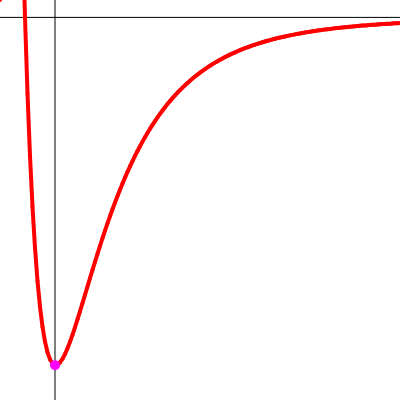
Frame 1 (no input)
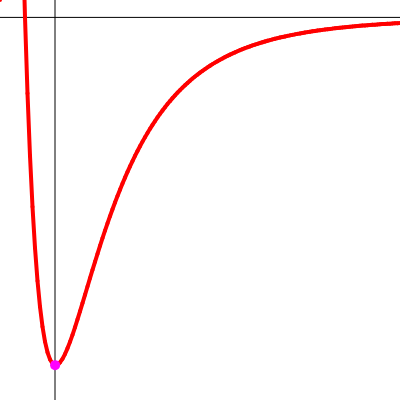
Frame 60 (no input)
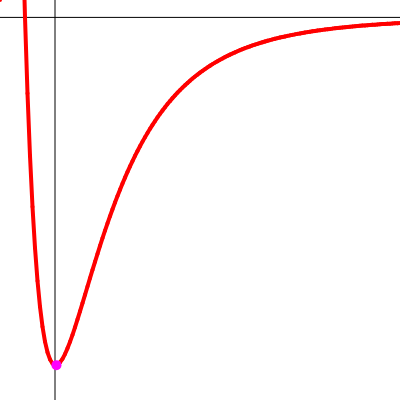
Frame 120 (the mouse pressed at the canvas centre since frame 60)

The p5.js sketch that drew these frames (run headless with seeded random() and noise() and a simulated clock; from frame 60 on, the mouse is pressed at the canvas centre):

// p5.js sketch
// ── sketch.js
let dt = 1e-2;
let p;
let whiteBoard;
let xr = 100;
let yr = 200;
let r0 = 0;
let v0 = 0;
let sigma = 1;
let e0 = 1;
let rmin = 0.9,rmax = 2.5;
let ymax= 0.05, ymin = -1.1, Emin = -1;

class Particle {
  constructor(x,d,m,E) {
    this.x = x;
    this.d = d;
    this.E = E;
    this.m = m;
    this.v = sqrt(2*(this.E-Emin)/m); 
  }

  update() {
    let f = LJf(this.x);
    this.v += f*dt;
    this.x += this.v*dt;
  }

  show() {
    fill(255,0,255);
    noStroke();
    let xp = map(this.x,rmin,rmax,0,400);
    let yp = map(this.E,ymax,ymin,0,400);
    circle(xp,yp,this.d);
  } 
}

function LJphi(x) {
  return 4*e0*pow(sigma/x,6)*(pow(sigma/x,6)-1.); 
}

function LJf(x) {
  return 24*e0*pow(sigma/x,6)*(2*pow(sigma/x,6)-1.)/x; 
}

function mudaEnergia() {
  p.E = map(Esl.value(),0,10,v0,-0.1);
  p.v = sqrt(2*(p.E-Emin)/p.m);
  p.x = r0;
  p.update();
}

function setup() {
  createCanvas(400, 400);
  whiteBoard = createGraphics(400,400);
  whiteBoard.clear();
  desenhaLJp();
  createP('Energia');
  Esl = createSlider(0,10,0);
  Esl.input(mudaEnergia);
  E = map(Esl.value(),0,10,v0,-0.1);
  p = new Particle(r0, 10, 1, E);
}

function desenhaLJp() {
  let x0 =0;
  let y0 =0;
  let zero = map(0,ymax,ymin,0,400);
  whiteBoard.strokeWeight(1);
  whiteBoard.stroke(0);
  whiteBoard.line(0,zero,width,zero);
  whiteBoard.strokeWeight(4);
  whiteBoard.stroke(255,0,0);
  for (let x=rmin; x<rmax; x+=0.01) {
    let phi = LJphi(x);
    let xp=map(x,rmin,rmax,0,400);
    let yp=map(phi,ymax,ymin,0,400);
    whiteBoard.line(x0,y0,xp,yp);  
    x0 = xp;
    y0 = yp;
    if (phi < v0) {
      v0 = phi;
      r0 = x;  
    }
  }
  whiteBoard.stroke(0);
  whiteBoard.strokeWeight(1);
  let x0p = map(r0,rmin,rmax,0,400);
  whiteBoard.line(x0p,0,x0p,400);
}

function draw() {
  background(255);
  image(whiteBoard,0,0);
  p.update();
  p.show();
}
// ── style.css
html, body {
  margin: 50;
  padding: 10;
}

canvas {
  display: block;
}
